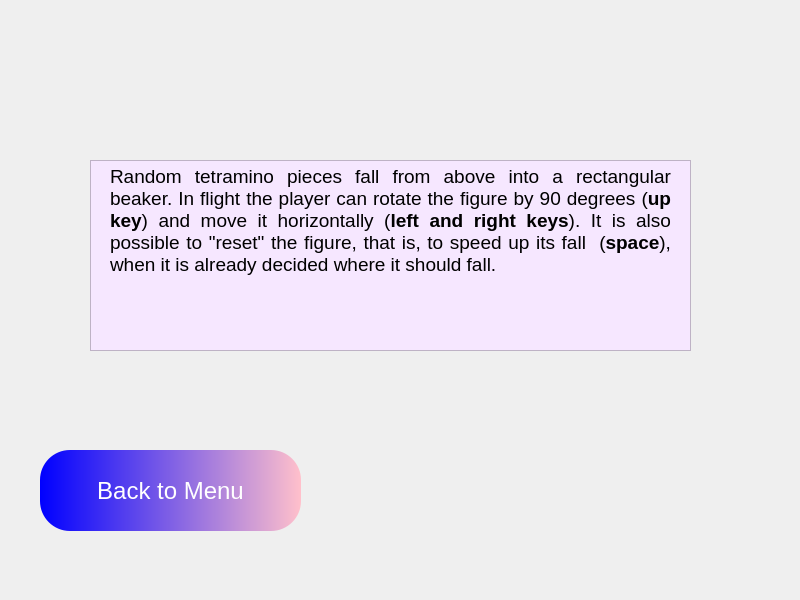
<?xml version="1.0" encoding="UTF-8"?>
<ui version="4.0">
 <class>MainWindow</class>
 <widget class="QMainWindow" name="MainWindow">
  <property name="geometry">
   <rect>
    <x>0</x>
    <y>0</y>
    <width>800</width>
    <height>600</height>
   </rect>
  </property>
  <property name="windowTitle">
   <string>MainWindow</string>
  </property>
  <widget class="QWidget" name="centralwidget">
   <widget class="QTextBrowser" name="textBrowser_2">
    <property name="geometry">
     <rect>
      <x>90</x>
      <y>160</y>
      <width>601</width>
      <height>191</height>
     </rect>
    </property>
    <property name="styleSheet">
     <string notr="true">background-color: rgb(246, 231, 255)</string>
    </property>
    <property name="html">
     <string>&lt;!DOCTYPE HTML PUBLIC &quot;-//W3C//DTD HTML 4.0//EN&quot; &quot;http://www.w3.org/TR/REC-html40/strict.dtd&quot;&gt;
&lt;html&gt;&lt;head&gt;&lt;meta name=&quot;qrichtext&quot; content=&quot;1&quot; /&gt;&lt;style type=&quot;text/css&quot;&gt;
p, li { white-space: pre-wrap; }
&lt;/style&gt;&lt;/head&gt;&lt;body style=&quot; font-family:'MS Shell Dlg 2'; font-size:7.8pt; font-weight:400; font-style:normal;&quot;&gt;
&lt;p align=&quot;justify&quot; style=&quot; margin-top:5px; margin-bottom:15px; margin-left:15px; margin-right:15px; -qt-block-indent:0; text-indent:0px;&quot;&gt;&lt;span style=&quot; font-size:14pt;&quot;&gt;Random tetramino pieces fall from above into a rectangular beaker. In flight the player can rotate the figure by 90 degrees (&lt;/span&gt;&lt;span style=&quot; font-size:14pt; font-weight:600;&quot;&gt;up key&lt;/span&gt;&lt;span style=&quot; font-size:14pt;&quot;&gt;) and move it horizontally (&lt;/span&gt;&lt;span style=&quot; font-size:14pt; font-weight:600;&quot;&gt;left and right keys&lt;/span&gt;&lt;span style=&quot; font-size:14pt;&quot;&gt;). It is also possible to &amp;quot;reset&amp;quot; the figure, that is, to speed up its fall  (&lt;/span&gt;&lt;span style=&quot; font-size:14pt; font-weight:600;&quot;&gt;space&lt;/span&gt;&lt;span style=&quot; font-size:14pt;&quot;&gt;), when it is already decided where it should fall.&lt;/span&gt;&lt;/p&gt;&lt;/body&gt;&lt;/html&gt;</string>
    </property>
   </widget>
   <widget class="QPushButton" name="pushButtonBack">
    <property name="geometry">
     <rect>
      <x>40</x>
      <y>450</y>
      <width>261</width>
      <height>81</height>
     </rect>
    </property>
    <property name="cursor">
     <cursorShape>PointingHandCursor</cursorShape>
    </property>
    <property name="styleSheet">
     <string notr="true">border-radius: 30px;
background-color: qlineargradient(spread:pad, x1:0, y1:0, x2:1, y2:0, stop:0 blue, stop:1 pink);
color: white;
font-size: 24px;
text-align: center;</string>
    </property>
    <property name="text">
     <string>Back to Menu</string>
    </property>
   </widget>
  </widget>
 </widget>
 <resources/>
 <connections/>
</ui>
